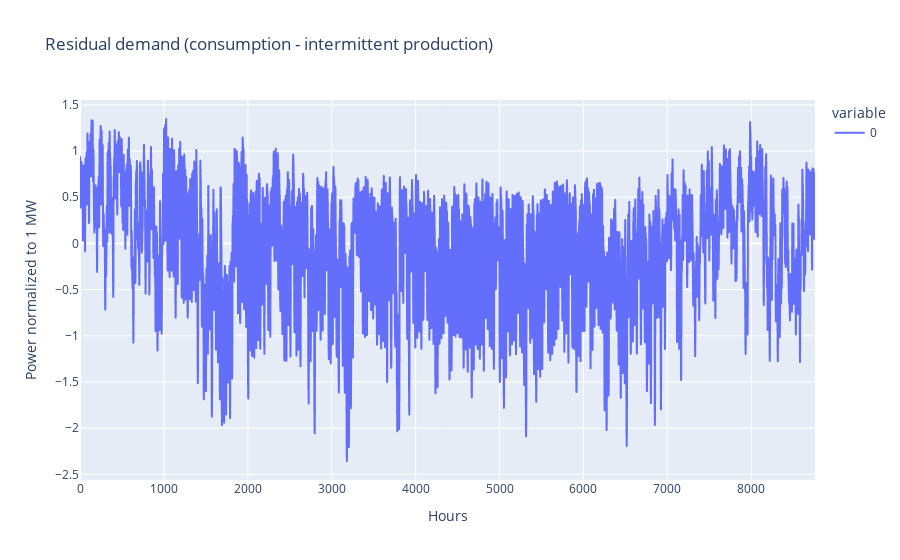

The notebook cell this image was saved under:
### Code cell
pd.options.plotting.backend = "plotly"
fig = residual_demand.plot(title = 'Residual demand (consumption - intermittent production)', labels =dict(index="Hours", value = 'Power normalized to 1 MW'))
fig.show()

### Figure 1 — Plotly figure (JSON) as saved in the notebook; plotly's stock layout.template omitted (floating-point values rounded to 4 significant figures; data arrays with more than 128 entries replaced by an {"elided": "..."} marker saying what was removed)
{"data": [{"hovertemplate": "variable=0<br>Hours=%{x}<br>Power normalized to 1 MW=%{y}<extra></extra>", "legendgroup": "0", "line": {"color": "#636efa", "dash": "solid"}, "marker": {"symbol": "circle"}, "mode": "lines", "name": "0", "showlegend": true, "type": "scattergl", "x": {"elided": "8760 int values"}, "xaxis": "x", "y": {"elided": "8760 float values"}, "yaxis": "y"}], "layout": {"legend": {"title": {"text": "variable"}, "tracegroupgap": 0}, "title": {"text": "Residual demand (consumption - intermittent production)"}, "xaxis": {"anchor": "y", "domain": [0, 1], "title": {"text": "Hours"}}, "yaxis": {"anchor": "x", "domain": [0, 1], "title": {"text": "Power normalized to 1 MW"}}}}
